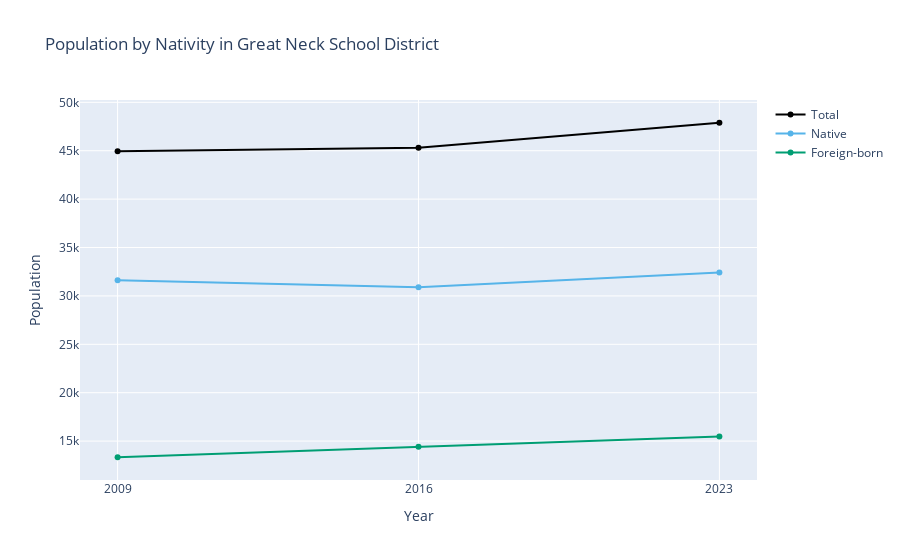

Notebook cell for this chart:
### Markdown cell above
### Graphing Multiple Years of ACS Data

The above dataframe can be easily graphed with the function `graph_multiyear`:

### Code cell
from utils import graph_multiyear

graph_multiyear(
    df=df,
    title="Population by Nativity<br>Great Neck School District, NY",
    yaxis_title="Population",
)

### Figure 1 — Plotly figure (JSON) as saved in the notebook; plotly's stock layout.template omitted (floating-point values rounded to 4 significant figures)
{"data": [{"hovertemplate": "Year: %{x}<br>Total: %{y:,}<extra></extra>", "line": {"color": "black"}, "mode": "lines+markers", "name": "Total", "type": "scatter", "x": [2009, 2016, 2023], "y": [44953, 45310, 47891]}, {"hovertemplate": "Year: %{x}<br>Native: %{y:,}<extra></extra>", "line": {"color": "#56B4E9"}, "mode": "lines+markers", "name": "Native", "type": "scatter", "x": [2009, 2016, 2023], "y": [31623, 30885, 32414]}, {"hovertemplate": "Year: %{x}<br>Foreign-born: %{y:,}<extra></extra>", "line": {"color": "#009E73"}, "mode": "lines+markers", "name": "Foreign-born", "type": "scatter", "x": [2009, 2016, 2023], "y": [13330, 14425, 15477]}], "layout": {"title": {"text": "Population by Nativity in Great Neck School District"}, "xaxis": {"tickmode": "array", "ticktext": ["2009", "2016", "2023"], "tickvals": [2009, 2016, 2023], "title": {"text": "Year"}}, "yaxis": {"title": {"text": "Population"}}}}
